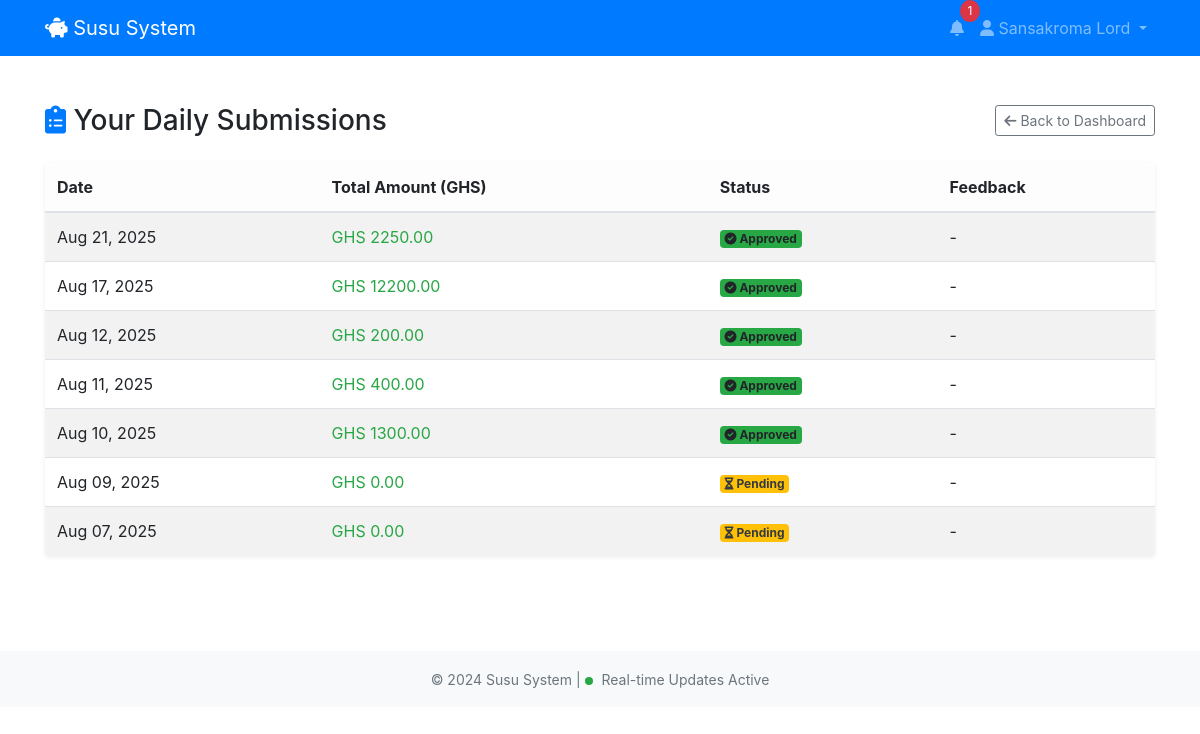
Page /officer/submissions/ (signed in) on the committed database.
### core/models.py (models this page shows, shortened)
class DailySubmission(models.Model):
    officer = models.ForeignKey(CollectionOfficer, on_delete=models.CASCADE, related_name='submissions')
    total_amount = models.DecimalField(max_digits=12, decimal_places=2)
    date = models.DateField(default=timezone.now)
    submitted = models.BooleanField(default=True)
    approved = models.BooleanField(default=False)
    feedback = models.TextField(blank=True, null=True)
    submitted_at = models.DateTimeField(auto_now_add=True)
    approved_at = models.DateTimeField(null=True, blank=True)
    approved_by = models.ForeignKey(User, on_delete=models.SET_NULL, null=True, blank=True, related_name='approved_submissions')
    class Meta:
        unique_together = ('officer', 'date')  # Prevent duplicate daily entries
        app_label = 'core'
        ordering = ['-date']

### core/views.py (the view)
# urls.py: path('officer/submissions/', views.submission_history, name='submission_history'),
@officer_required
def submission_history(request):
    try:
        officer = CollectionOfficer.objects.get(user=request.user)
    except CollectionOfficer.DoesNotExist:
        messages.error(request, "Officer profile not found.")
        return redirect('login')
    submissions = DailySubmission.objects.filter(officer=officer).order_by('-date')
    return render(request, 'core/submission_history.html', {
        'submissions': submissions,
        'officer': officer,
    })

### core/templates/core/submission_history.html
{% extends 'base.html' %}
{% load static %}
{% block content %}
<div class="container py-4">
    <div class="d-flex justify-content-between align-items-center mb-4">
        <h3 class="mb-0"><i class="fas fa-clipboard-list text-primary"></i> Your Daily Submissions</h3>
        <a href="{% url 'officer_dashboard' %}" class="btn btn-outline-secondary btn-sm">
            <i class="fas fa-arrow-left"></i> Back to Dashboard
        </a>
    </div>
    {% if submissions %}
    <div class="table-responsive shadow-sm rounded">
        <table class="table table-striped table-hover align-middle mb-0">
            <thead class="table-light">
                <tr>
                    <th>Date</th>
                    <th>Total Amount (GHS)</th>
                    <th>Status</th>
                    <th>Feedback</th>
                </tr>
            </thead>
            <tbody>
                {% for sub in submissions %}
                <tr>
                    <td>{{ sub.date|date:"M d, Y" }}</td>
                    <td class="fw-bold text-success">GHS {{ sub.total_amount }}</td>
                    <td>
                        {% if sub.approved %}
                            <span class="badge bg-success"><i class="fas fa-check-circle"></i> Approved</span>
                        {% else %}
                            <span class="badge bg-warning text-dark"><i class="fas fa-hourglass-half"></i> Pending</span>
                        {% endif %}
                    </td>
                    <td>{{ sub.feedback|default:"-" }}</td>
                </tr>
                {% endfor %}
            </tbody>
        </table>
    </div>
    {% else %}
    <div class="alert alert-info text-center" role="alert">
        <i class="fas fa-info-circle"></i> No submissions yet.
    </div>
    {% endif %}
</div>
{% endblock %}

### core/templates/base.html (shortened to what this page needs)
<!DOCTYPE html>
<html lang="en">
<head>
    <link href="https://cdnjs.cloudflare.com/ajax/libs/bootstrap/4.6.2/css/bootstrap.min.css" rel="stylesheet">
    <link href="https://cdnjs.cloudflare.com/ajax/libs/font-awesome/6.0.0/css/all.min.css" rel="stylesheet">
</head>
<body>
    <nav class="navbar navbar-expand-lg navbar-dark bg-primary">
        <div class="container">
            <a class="navbar-brand" href="{% url 'dashboard' %}">
                <i class="fas fa-piggy-bank"></i> Susu System
            </a>
            <div class="navbar-nav ml-auto">
                {% if user.is_authenticated %}
                    <div class="nav-item dropdown position-relative">
                        <a class="nav-link" href="#" id="notificationDropdown" role="button" data-toggle="dropdown">
                            <i class="fas fa-bell"></i>
                            <span class="notification-badge" id="notification-count" style="display: none;">0</span>
                        </a>
                    </div>
                    <div class="nav-item dropdown">
                        <a class="nav-link dropdown-toggle" href="#" role="button" data-toggle="dropdown">
                            <i class="fas fa-user"></i> {{ user.get_full_name|default:user.username }}
                        </a>
                    </div>
                {% endif %}
            </div>
        </div>
    </nav>
    <main class="py-4">
        {% block content %}{% endblock %}
    </main>
    <footer class="bg-light text-center py-3 mt-5">
        <div class="container">
            <small class="text-muted">
                &copy; 2024 Susu System |
                <span class="real-time-indicator"></span>
                Real-time Updates Active
            </small>
        </div>
    </footer>
</body>
</html>

### core/templates/base.html (style rules this page uses)
.notification-badge { background-color: #dc3545; color: white; border-radius: 50%; padding: 2px 6px; font-size: 12px; position: absolute; top: -8px; right: -8px; min-width: 20px; text-align: center; }
.real-time-indicator { display: inline-block; width: 8px; height: 8px; background: #28a745; border-radius: 50%; animation: pulse 2s infinite; margin-right: 5px; }

### rows in the picture
DailySubmission: date "Aug 21, 2025", total_amount "2250.00", approved True (drawn), feedback "-"
DailySubmission: date "Aug 17, 2025", total_amount "12200.00", approved True (drawn), feedback "-"
DailySubmission: date "Aug 12, 2025", total_amount "200.00", approved True (drawn), feedback "-"
DailySubmission: date "Aug 11, 2025", total_amount "400.00", approved True (drawn), feedback "-"
DailySubmission: date "Aug 10, 2025", total_amount "1300.00", approved True (drawn), feedback "-"
DailySubmission: date "Aug 09, 2025", total_amount "0.00", approved False (drawn), feedback "-"
DailySubmission: date "Aug 07, 2025", total_amount "0.00", approved False (drawn), feedback "-"

### other values in the picture
{{ user.get_full_name|default:user.username }} "Sansakroma Lord"
